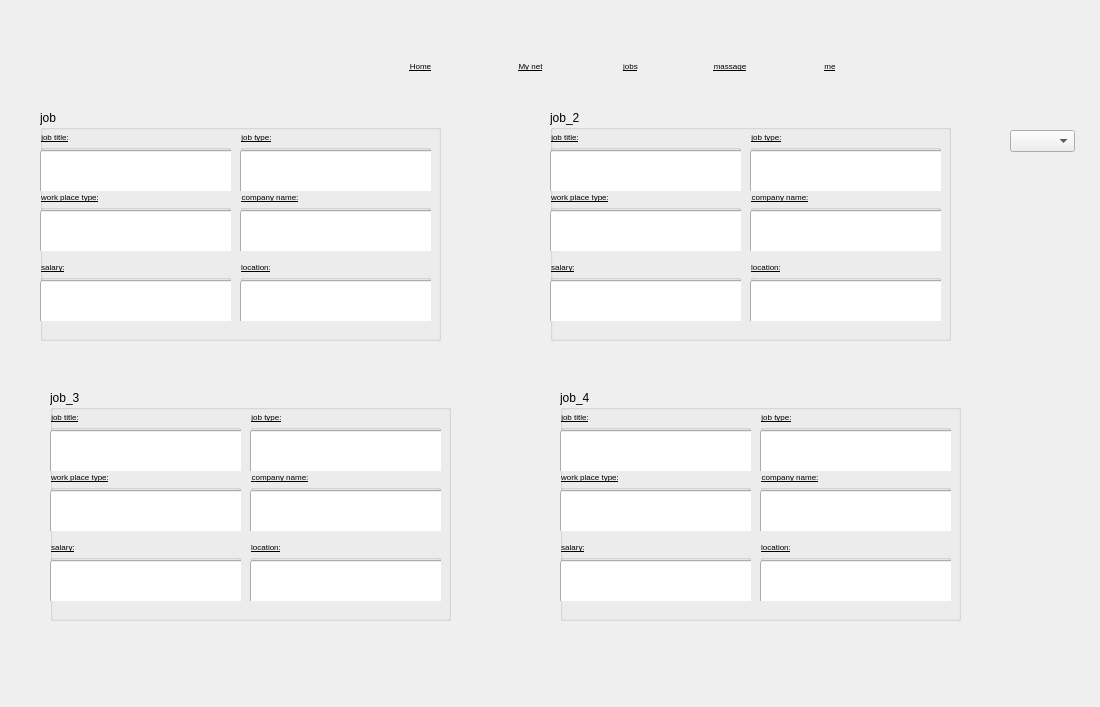
<?xml version="1.0" encoding="UTF-8"?>
<ui version="4.0">
 <class>jobs</class>
 <widget class="QDialog" name="jobs">
  <property name="geometry">
   <rect>
    <x>0</x>
    <y>0</y>
    <width>1100</width>
    <height>707</height>
   </rect>
  </property>
  <property name="windowTitle">
   <string>Dialog</string>
  </property>
  <widget class="QPushButton" name="pushButton_2">
   <property name="geometry">
    <rect>
     <x>490</x>
     <y>50</y>
     <width>81</width>
     <height>31</height>
    </rect>
   </property>
   <property name="font">
    <font>
     <pointsize>6</pointsize>
     <underline>true</underline>
    </font>
   </property>
   <property name="text">
    <string>My net</string>
   </property>
   <property name="flat">
    <bool>true</bool>
   </property>
  </widget>
  <widget class="QPushButton" name="pushButton_3">
   <property name="geometry">
    <rect>
     <x>590</x>
     <y>50</y>
     <width>81</width>
     <height>31</height>
    </rect>
   </property>
   <property name="font">
    <font>
     <pointsize>6</pointsize>
     <underline>true</underline>
    </font>
   </property>
   <property name="text">
    <string>jobs</string>
   </property>
   <property name="flat">
    <bool>true</bool>
   </property>
  </widget>
  <widget class="QLabel" name="label_3">
   <property name="geometry">
    <rect>
     <x>606</x>
     <y>23</y>
     <width>61</width>
     <height>31</height>
    </rect>
   </property>
   <property name="text">
    <string/>
   </property>
  </widget>
  <widget class="QLabel" name="label_5">
   <property name="geometry">
    <rect>
     <x>820</x>
     <y>30</y>
     <width>51</width>
     <height>31</height>
    </rect>
   </property>
   <property name="accessibleName">
    <string>&lt;html&gt;&lt;head/&gt;&lt;body&gt;&lt;p&gt;&lt;span style=&quot; font-size:6pt;&quot;&gt;me&lt;/span&gt;&lt;/p&gt;&lt;/body&gt;&lt;/html&gt;</string>
   </property>
   <property name="text">
    <string/>
   </property>
  </widget>
  <widget class="QPushButton" name="pushButton_4">
   <property name="enabled">
    <bool>true</bool>
   </property>
   <property name="geometry">
    <rect>
     <x>690</x>
     <y>50</y>
     <width>80</width>
     <height>31</height>
    </rect>
   </property>
   <property name="font">
    <font>
     <pointsize>6</pointsize>
     <underline>true</underline>
    </font>
   </property>
   <property name="acceptDrops">
    <bool>false</bool>
   </property>
   <property name="layoutDirection">
    <enum>Qt::LeftToRight</enum>
   </property>
   <property name="text">
    <string>massage</string>
   </property>
   <property name="flat">
    <bool>true</bool>
   </property>
  </widget>
  <widget class="QLabel" name="label">
   <property name="geometry">
    <rect>
     <x>406</x>
     <y>23</y>
     <width>61</width>
     <height>31</height>
    </rect>
   </property>
   <property name="text">
    <string/>
   </property>
  </widget>
  <widget class="QLabel" name="label_2">
   <property name="geometry">
    <rect>
     <x>506</x>
     <y>23</y>
     <width>61</width>
     <height>31</height>
    </rect>
   </property>
   <property name="text">
    <string/>
   </property>
  </widget>
  <widget class="QLabel" name="label_4">
   <property name="geometry">
    <rect>
     <x>706</x>
     <y>23</y>
     <width>61</width>
     <height>31</height>
    </rect>
   </property>
   <property name="text">
    <string/>
   </property>
  </widget>
  <widget class="QPushButton" name="pushButton">
   <property name="enabled">
    <bool>true</bool>
   </property>
   <property name="geometry">
    <rect>
     <x>380</x>
     <y>50</y>
     <width>81</width>
     <height>31</height>
    </rect>
   </property>
   <property name="font">
    <font>
     <pointsize>6</pointsize>
     <underline>true</underline>
    </font>
   </property>
   <property name="text">
    <string>Home</string>
   </property>
   <property name="flat">
    <bool>true</bool>
   </property>
  </widget>
  <widget class="QLabel" name="label_6">
   <property name="geometry">
    <rect>
     <x>10</x>
     <y>10</y>
     <width>47</width>
     <height>31</height>
    </rect>
   </property>
   <property name="text">
    <string/>
   </property>
  </widget>
  <widget class="QPushButton" name="pushButton_5">
   <property name="enabled">
    <bool>true</bool>
   </property>
   <property name="geometry">
    <rect>
     <x>790</x>
     <y>50</y>
     <width>80</width>
     <height>31</height>
    </rect>
   </property>
   <property name="font">
    <font>
     <pointsize>6</pointsize>
     <underline>true</underline>
    </font>
   </property>
   <property name="acceptDrops">
    <bool>false</bool>
   </property>
   <property name="layoutDirection">
    <enum>Qt::LeftToRight</enum>
   </property>
   <property name="text">
    <string>me</string>
   </property>
   <property name="flat">
    <bool>true</bool>
   </property>
  </widget>
  <widget class="QComboBox" name="comboBox">
   <property name="geometry">
    <rect>
     <x>1010</x>
     <y>130</y>
     <width>65</width>
     <height>22</height>
    </rect>
   </property>
   <property name="font">
    <font>
     <pointsize>5</pointsize>
    </font>
   </property>
  </widget>
  <widget class="QGroupBox" name="groupBox">
   <property name="geometry">
    <rect>
     <x>40</x>
     <y>110</y>
     <width>401</width>
     <height>231</height>
    </rect>
   </property>
   <property name="title">
    <string>job</string>
   </property>
   <widget class="QGroupBox" name="groupBox_29">
    <property name="geometry">
     <rect>
      <x>0</x>
      <y>150</y>
      <width>191</width>
      <height>61</height>
     </rect>
    </property>
    <property name="font">
     <font>
      <pointsize>6</pointsize>
      <underline>true</underline>
     </font>
    </property>
    <property name="styleSheet">
     <string notr="true">color: rgb(0, 0, 0);</string>
    </property>
    <property name="title">
     <string>salary:</string>
    </property>
    <property name="flat">
     <bool>false</bool>
    </property>
    <widget class="QLineEdit" name="lineEdit_26">
     <property name="geometry">
      <rect>
       <x>0</x>
       <y>20</y>
       <width>291</width>
       <height>51</height>
      </rect>
     </property>
     <property name="font">
      <font>
       <pointsize>6</pointsize>
       <underline>true</underline>
      </font>
     </property>
    </widget>
   </widget>
   <widget class="QGroupBox" name="groupBox_30">
    <property name="geometry">
     <rect>
      <x>0</x>
      <y>80</y>
      <width>191</width>
      <height>61</height>
     </rect>
    </property>
    <property name="font">
     <font>
      <pointsize>6</pointsize>
      <underline>true</underline>
     </font>
    </property>
    <property name="styleSheet">
     <string notr="true">color: rgb(0, 0, 0);</string>
    </property>
    <property name="title">
     <string>work place type:</string>
    </property>
    <property name="flat">
     <bool>false</bool>
    </property>
    <widget class="QLineEdit" name="lineEdit_27">
     <property name="geometry">
      <rect>
       <x>0</x>
       <y>20</y>
       <width>291</width>
       <height>51</height>
      </rect>
     </property>
     <property name="font">
      <font>
       <pointsize>6</pointsize>
       <underline>true</underline>
      </font>
     </property>
    </widget>
   </widget>
   <widget class="QGroupBox" name="groupBox_31">
    <property name="geometry">
     <rect>
      <x>0</x>
      <y>20</y>
      <width>191</width>
      <height>61</height>
     </rect>
    </property>
    <property name="font">
     <font>
      <pointsize>6</pointsize>
      <underline>true</underline>
     </font>
    </property>
    <property name="styleSheet">
     <string notr="true">color: rgb(0, 0, 0);</string>
    </property>
    <property name="title">
     <string>job title:</string>
    </property>
    <property name="flat">
     <bool>false</bool>
    </property>
    <widget class="QLineEdit" name="lineEdit_28">
     <property name="geometry">
      <rect>
       <x>0</x>
       <y>20</y>
       <width>291</width>
       <height>51</height>
      </rect>
     </property>
     <property name="font">
      <font>
       <pointsize>6</pointsize>
       <underline>true</underline>
      </font>
     </property>
    </widget>
   </widget>
   <widget class="QGroupBox" name="groupBox_32">
    <property name="geometry">
     <rect>
      <x>200</x>
      <y>20</y>
      <width>191</width>
      <height>61</height>
     </rect>
    </property>
    <property name="font">
     <font>
      <pointsize>6</pointsize>
      <underline>true</underline>
     </font>
    </property>
    <property name="styleSheet">
     <string notr="true">color: rgb(0, 0, 0);</string>
    </property>
    <property name="title">
     <string>job type:</string>
    </property>
    <property name="flat">
     <bool>false</bool>
    </property>
    <widget class="QLineEdit" name="lineEdit_29">
     <property name="geometry">
      <rect>
       <x>0</x>
       <y>20</y>
       <width>291</width>
       <height>51</height>
      </rect>
     </property>
     <property name="font">
      <font>
       <pointsize>6</pointsize>
       <underline>true</underline>
      </font>
     </property>
    </widget>
   </widget>
   <widget class="QGroupBox" name="groupBox_33">
    <property name="geometry">
     <rect>
      <x>200</x>
      <y>80</y>
      <width>191</width>
      <height>61</height>
     </rect>
    </property>
    <property name="font">
     <font>
      <pointsize>6</pointsize>
      <underline>true</underline>
     </font>
    </property>
    <property name="styleSheet">
     <string notr="true">color: rgb(0, 0, 0);</string>
    </property>
    <property name="title">
     <string>company name:</string>
    </property>
    <property name="flat">
     <bool>false</bool>
    </property>
    <widget class="QLineEdit" name="lineEdit_30">
     <property name="geometry">
      <rect>
       <x>0</x>
       <y>20</y>
       <width>291</width>
       <height>51</height>
      </rect>
     </property>
     <property name="font">
      <font>
       <pointsize>6</pointsize>
       <underline>true</underline>
      </font>
     </property>
    </widget>
   </widget>
   <widget class="QGroupBox" name="groupBox_34">
    <property name="geometry">
     <rect>
      <x>200</x>
      <y>150</y>
      <width>191</width>
      <height>61</height>
     </rect>
    </property>
    <property name="font">
     <font>
      <pointsize>6</pointsize>
      <underline>true</underline>
     </font>
    </property>
    <property name="styleSheet">
     <string notr="true">color: rgb(0, 0, 0);</string>
    </property>
    <property name="title">
     <string>location:</string>
    </property>
    <property name="flat">
     <bool>false</bool>
    </property>
    <widget class="QLineEdit" name="lineEdit_31">
     <property name="geometry">
      <rect>
       <x>0</x>
       <y>20</y>
       <width>291</width>
       <height>51</height>
      </rect>
     </property>
     <property name="font">
      <font>
       <pointsize>6</pointsize>
       <underline>true</underline>
      </font>
     </property>
    </widget>
   </widget>
  </widget>
  <widget class="QGroupBox" name="groupBox_2">
   <property name="geometry">
    <rect>
     <x>550</x>
     <y>110</y>
     <width>401</width>
     <height>231</height>
    </rect>
   </property>
   <property name="title">
    <string>job_2</string>
   </property>
   <widget class="QGroupBox" name="groupBox_35">
    <property name="geometry">
     <rect>
      <x>0</x>
      <y>150</y>
      <width>191</width>
      <height>61</height>
     </rect>
    </property>
    <property name="font">
     <font>
      <pointsize>6</pointsize>
      <underline>true</underline>
     </font>
    </property>
    <property name="styleSheet">
     <string notr="true">color: rgb(0, 0, 0);</string>
    </property>
    <property name="title">
     <string>salary:</string>
    </property>
    <property name="flat">
     <bool>false</bool>
    </property>
    <widget class="QLineEdit" name="lineEdit_32">
     <property name="geometry">
      <rect>
       <x>0</x>
       <y>20</y>
       <width>291</width>
       <height>51</height>
      </rect>
     </property>
     <property name="font">
      <font>
       <pointsize>6</pointsize>
       <underline>true</underline>
      </font>
     </property>
    </widget>
   </widget>
   <widget class="QGroupBox" name="groupBox_36">
    <property name="geometry">
     <rect>
      <x>0</x>
      <y>80</y>
      <width>191</width>
      <height>61</height>
     </rect>
    </property>
    <property name="font">
     <font>
      <pointsize>6</pointsize>
      <underline>true</underline>
     </font>
    </property>
    <property name="styleSheet">
     <string notr="true">color: rgb(0, 0, 0);</string>
    </property>
    <property name="title">
     <string>work place type:</string>
    </property>
    <property name="flat">
     <bool>false</bool>
    </property>
    <widget class="QLineEdit" name="lineEdit_33">
     <property name="geometry">
      <rect>
       <x>0</x>
       <y>20</y>
       <width>291</width>
       <height>51</height>
      </rect>
     </property>
     <property name="font">
      <font>
       <pointsize>6</pointsize>
       <underline>true</underline>
      </font>
     </property>
    </widget>
   </widget>
   <widget class="QGroupBox" name="groupBox_37">
    <property name="geometry">
     <rect>
      <x>0</x>
      <y>20</y>
      <width>191</width>
      <height>61</height>
     </rect>
    </property>
    <property name="font">
     <font>
      <pointsize>6</pointsize>
      <underline>true</underline>
     </font>
    </property>
    <property name="styleSheet">
     <string notr="true">color: rgb(0, 0, 0);</string>
    </property>
    <property name="title">
     <string>job title:</string>
    </property>
    <property name="flat">
     <bool>false</bool>
    </property>
    <widget class="QLineEdit" name="lineEdit_34">
     <property name="geometry">
      <rect>
       <x>0</x>
       <y>20</y>
       <width>291</width>
       <height>51</height>
      </rect>
     </property>
     <property name="font">
      <font>
       <pointsize>6</pointsize>
       <underline>true</underline>
      </font>
     </property>
    </widget>
   </widget>
   <widget class="QGroupBox" name="groupBox_38">
    <property name="geometry">
     <rect>
      <x>200</x>
      <y>20</y>
      <width>191</width>
      <height>61</height>
     </rect>
    </property>
    <property name="font">
     <font>
      <pointsize>6</pointsize>
      <underline>true</underline>
     </font>
    </property>
    <property name="styleSheet">
     <string notr="true">color: rgb(0, 0, 0);</string>
    </property>
    <property name="title">
     <string>job type:</string>
    </property>
    <property name="flat">
     <bool>false</bool>
    </property>
    <widget class="QLineEdit" name="lineEdit_35">
     <property name="geometry">
      <rect>
       <x>0</x>
       <y>20</y>
       <width>291</width>
       <height>51</height>
      </rect>
     </property>
     <property name="font">
      <font>
       <pointsize>6</pointsize>
       <underline>true</underline>
      </font>
     </property>
    </widget>
   </widget>
   <widget class="QGroupBox" name="groupBox_39">
    <property name="geometry">
     <rect>
      <x>200</x>
      <y>80</y>
      <width>191</width>
      <height>61</height>
     </rect>
    </property>
    <property name="font">
     <font>
      <pointsize>6</pointsize>
      <underline>true</underline>
     </font>
    </property>
    <property name="styleSheet">
     <string notr="true">color: rgb(0, 0, 0);</string>
    </property>
    <property name="title">
     <string>company name:</string>
    </property>
    <property name="flat">
     <bool>false</bool>
    </property>
    <widget class="QLineEdit" name="lineEdit_36">
     <property name="geometry">
      <rect>
       <x>0</x>
       <y>20</y>
       <width>291</width>
       <height>51</height>
      </rect>
     </property>
     <property name="font">
      <font>
       <pointsize>6</pointsize>
       <underline>true</underline>
      </font>
     </property>
    </widget>
   </widget>
   <widget class="QGroupBox" name="groupBox_40">
    <property name="geometry">
     <rect>
      <x>200</x>
      <y>150</y>
      <width>191</width>
      <height>61</height>
     </rect>
    </property>
    <property name="font">
     <font>
      <pointsize>6</pointsize>
      <underline>true</underline>
     </font>
    </property>
    <property name="styleSheet">
     <string notr="true">color: rgb(0, 0, 0);</string>
    </property>
    <property name="title">
     <string>location:</string>
    </property>
    <property name="flat">
     <bool>false</bool>
    </property>
    <widget class="QLineEdit" name="lineEdit_37">
     <property name="geometry">
      <rect>
       <x>0</x>
       <y>20</y>
       <width>291</width>
       <height>51</height>
      </rect>
     </property>
     <property name="font">
      <font>
       <pointsize>6</pointsize>
       <underline>true</underline>
      </font>
     </property>
    </widget>
   </widget>
  </widget>
  <widget class="QGroupBox" name="groupBox_3">
   <property name="geometry">
    <rect>
     <x>50</x>
     <y>390</y>
     <width>401</width>
     <height>231</height>
    </rect>
   </property>
   <property name="title">
    <string>job_3</string>
   </property>
   <widget class="QGroupBox" name="groupBox_41">
    <property name="geometry">
     <rect>
      <x>0</x>
      <y>150</y>
      <width>191</width>
      <height>61</height>
     </rect>
    </property>
    <property name="font">
     <font>
      <pointsize>6</pointsize>
      <underline>true</underline>
     </font>
    </property>
    <property name="styleSheet">
     <string notr="true">color: rgb(0, 0, 0);</string>
    </property>
    <property name="title">
     <string>salary:</string>
    </property>
    <property name="flat">
     <bool>false</bool>
    </property>
    <widget class="QLineEdit" name="lineEdit_38">
     <property name="geometry">
      <rect>
       <x>0</x>
       <y>20</y>
       <width>291</width>
       <height>51</height>
      </rect>
     </property>
     <property name="font">
      <font>
       <pointsize>6</pointsize>
       <underline>true</underline>
      </font>
     </property>
    </widget>
   </widget>
   <widget class="QGroupBox" name="groupBox_42">
    <property name="geometry">
     <rect>
      <x>0</x>
      <y>80</y>
      <width>191</width>
      <height>61</height>
     </rect>
    </property>
    <property name="font">
     <font>
      <pointsize>6</pointsize>
      <underline>true</underline>
     </font>
    </property>
    <property name="styleSheet">
     <string notr="true">color: rgb(0, 0, 0);</string>
    </property>
    <property name="title">
     <string>work place type:</string>
    </property>
    <property name="flat">
     <bool>false</bool>
    </property>
    <widget class="QLineEdit" name="lineEdit_39">
     <property name="geometry">
      <rect>
       <x>0</x>
       <y>20</y>
       <width>291</width>
       <height>51</height>
      </rect>
     </property>
     <property name="font">
      <font>
       <pointsize>6</pointsize>
       <underline>true</underline>
      </font>
     </property>
    </widget>
   </widget>
   <widget class="QGroupBox" name="groupBox_43">
    <property name="geometry">
     <rect>
      <x>0</x>
      <y>20</y>
      <width>191</width>
      <height>61</height>
     </rect>
    </property>
    <property name="font">
     <font>
      <pointsize>6</pointsize>
      <underline>true</underline>
     </font>
    </property>
    <property name="styleSheet">
     <string notr="true">color: rgb(0, 0, 0);</string>
    </property>
    <property name="title">
     <string>job title:</string>
    </property>
    <property name="flat">
     <bool>false</bool>
    </property>
    <widget class="QLineEdit" name="lineEdit_40">
     <property name="geometry">
      <rect>
       <x>0</x>
       <y>20</y>
       <width>291</width>
       <height>51</height>
      </rect>
     </property>
     <property name="font">
      <font>
       <pointsize>6</pointsize>
       <underline>true</underline>
      </font>
     </property>
    </widget>
   </widget>
   <widget class="QGroupBox" name="groupBox_44">
    <property name="geometry">
     <rect>
      <x>200</x>
      <y>20</y>
      <width>191</width>
      <height>61</height>
     </rect>
    </property>
    <property name="font">
     <font>
      <pointsize>6</pointsize>
      <underline>true</underline>
     </font>
    </property>
    <property name="styleSheet">
     <string notr="true">color: rgb(0, 0, 0);</string>
    </property>
    <property name="title">
     <string>job type:</string>
    </property>
    <property name="flat">
     <bool>false</bool>
    </property>
    <widget class="QLineEdit" name="lineEdit_41">
     <property name="geometry">
      <rect>
       <x>0</x>
       <y>20</y>
       <width>291</width>
       <height>51</height>
      </rect>
     </property>
     <property name="font">
      <font>
       <pointsize>6</pointsize>
       <underline>true</underline>
      </font>
     </property>
    </widget>
   </widget>
   <widget class="QGroupBox" name="groupBox_45">
    <property name="geometry">
     <rect>
      <x>200</x>
      <y>80</y>
      <width>191</width>
      <height>61</height>
     </rect>
    </property>
    <property name="font">
     <font>
      <pointsize>6</pointsize>
      <underline>true</underline>
     </font>
    </property>
    <property name="styleSheet">
     <string notr="true">color: rgb(0, 0, 0);</string>
    </property>
    <property name="title">
     <string>company name:</string>
    </property>
    <property name="flat">
     <bool>false</bool>
    </property>
    <widget class="QLineEdit" name="lineEdit_42">
     <property name="geometry">
      <rect>
       <x>0</x>
       <y>20</y>
       <width>291</width>
       <height>51</height>
      </rect>
     </property>
     <property name="font">
      <font>
       <pointsize>6</pointsize>
       <underline>true</underline>
      </font>
     </property>
    </widget>
   </widget>
   <widget class="QGroupBox" name="groupBox_46">
    <property name="geometry">
     <rect>
      <x>200</x>
      <y>150</y>
      <width>191</width>
      <height>61</height>
     </rect>
    </property>
    <property name="font">
     <font>
      <pointsize>6</pointsize>
      <underline>true</underline>
     </font>
    </property>
    <property name="styleSheet">
     <string notr="true">color: rgb(0, 0, 0);</string>
    </property>
    <property name="title">
     <string>location:</string>
    </property>
    <property name="flat">
     <bool>false</bool>
    </property>
    <widget class="QLineEdit" name="lineEdit_43">
     <property name="geometry">
      <rect>
       <x>0</x>
       <y>20</y>
       <width>291</width>
       <height>51</height>
      </rect>
     </property>
     <property name="font">
      <font>
       <pointsize>6</pointsize>
       <underline>true</underline>
      </font>
     </property>
    </widget>
   </widget>
  </widget>
  <widget class="QGroupBox" name="groupBox_4">
   <property name="geometry">
    <rect>
     <x>560</x>
     <y>390</y>
     <width>401</width>
     <height>231</height>
    </rect>
   </property>
   <property name="title">
    <string>job_4</string>
   </property>
   <widget class="QGroupBox" name="groupBox_47">
    <property name="geometry">
     <rect>
      <x>0</x>
      <y>150</y>
      <width>191</width>
      <height>61</height>
     </rect>
    </property>
    <property name="font">
     <font>
      <pointsize>6</pointsize>
      <underline>true</underline>
     </font>
    </property>
    <property name="styleSheet">
     <string notr="true">color: rgb(0, 0, 0);</string>
    </property>
    <property name="title">
     <string>salary:</string>
    </property>
    <property name="flat">
     <bool>false</bool>
    </property>
    <widget class="QLineEdit" name="lineEdit_44">
     <property name="geometry">
      <rect>
       <x>0</x>
       <y>20</y>
       <width>291</width>
       <height>51</height>
      </rect>
     </property>
     <property name="font">
      <font>
       <pointsize>6</pointsize>
       <underline>true</underline>
      </font>
     </property>
    </widget>
   </widget>
   <widget class="QGroupBox" name="groupBox_48">
    <property name="geometry">
     <rect>
      <x>0</x>
      <y>80</y>
      <width>191</width>
      <height>61</height>
     </rect>
    </property>
    <property name="font">
     <font>
      <pointsize>6</pointsize>
      <underline>true</underline>
     </font>
    </property>
    <property name="styleSheet">
     <string notr="true">color: rgb(0, 0, 0);</string>
    </property>
    <property name="title">
     <string>work place type:</string>
    </property>
    <property name="flat">
     <bool>false</bool>
    </property>
    <widget class="QLineEdit" name="lineEdit_45">
     <property name="geometry">
      <rect>
       <x>0</x>
       <y>20</y>
       <width>291</width>
       <height>51</height>
      </rect>
     </property>
     <property name="font">
      <font>
       <pointsize>6</pointsize>
       <underline>true</underline>
      </font>
     </property>
    </widget>
   </widget>
   <widget class="QGroupBox" name="groupBox_49">
    <property name="geometry">
     <rect>
      <x>0</x>
      <y>20</y>
      <width>191</width>
      <height>61</height>
     </rect>
    </property>
    <property name="font">
     <font>
      <pointsize>6</pointsize>
      <underline>true</underline>
     </font>
    </property>
    <property name="styleSheet">
     <string notr="true">color: rgb(0, 0, 0);</string>
    </property>
    <property name="title">
     <string>job title:</string>
    </property>
    <property name="flat">
     <bool>false</bool>
    </property>
    <widget class="QLineEdit" name="lineEdit_46">
     <property name="geometry">
      <rect>
       <x>0</x>
       <y>20</y>
       <width>291</width>
       <height>51</height>
      </rect>
     </property>
     <property name="font">
      <font>
       <pointsize>6</pointsize>
       <underline>true</underline>
      </font>
     </property>
    </widget>
   </widget>
   <widget class="QGroupBox" name="groupBox_50">
    <property name="geometry">
     <rect>
      <x>200</x>
      <y>20</y>
      <width>191</width>
      <height>61</height>
     </rect>
    </property>
    <property name="font">
     <font>
      <pointsize>6</pointsize>
      <underline>true</underline>
     </font>
    </property>
    <property name="styleSheet">
     <string notr="true">color: rgb(0, 0, 0);</string>
    </property>
    <property name="title">
     <string>job type:</string>
    </property>
    <property name="flat">
     <bool>false</bool>
    </property>
    <widget class="QLineEdit" name="lineEdit_47">
     <property name="geometry">
      <rect>
       <x>0</x>
       <y>20</y>
       <width>291</width>
       <height>51</height>
      </rect>
     </property>
     <property name="font">
      <font>
       <pointsize>6</pointsize>
       <underline>true</underline>
      </font>
     </property>
    </widget>
   </widget>
   <widget class="QGroupBox" name="groupBox_51">
    <property name="geometry">
     <rect>
      <x>200</x>
      <y>80</y>
      <width>191</width>
      <height>61</height>
     </rect>
    </property>
    <property name="font">
     <font>
      <pointsize>6</pointsize>
      <underline>true</underline>
     </font>
    </property>
    <property name="styleSheet">
     <string notr="true">color: rgb(0, 0, 0);</string>
    </property>
    <property name="title">
     <string>company name:</string>
    </property>
    <property name="flat">
     <bool>false</bool>
    </property>
    <widget class="QLineEdit" name="lineEdit_48">
     <property name="geometry">
      <rect>
       <x>0</x>
       <y>20</y>
       <width>291</width>
       <height>51</height>
      </rect>
     </property>
     <property name="font">
      <font>
       <pointsize>6</pointsize>
       <underline>true</underline>
      </font>
     </property>
    </widget>
   </widget>
   <widget class="QGroupBox" name="groupBox_52">
    <property name="geometry">
     <rect>
      <x>200</x>
      <y>150</y>
      <width>191</width>
      <height>61</height>
     </rect>
    </property>
    <property name="font">
     <font>
      <pointsize>6</pointsize>
      <underline>true</underline>
     </font>
    </property>
    <property name="styleSheet">
     <string notr="true">color: rgb(0, 0, 0);</string>
    </property>
    <property name="title">
     <string>location:</string>
    </property>
    <property name="flat">
     <bool>false</bool>
    </property>
    <widget class="QLineEdit" name="lineEdit_49">
     <property name="geometry">
      <rect>
       <x>0</x>
       <y>20</y>
       <width>291</width>
       <height>51</height>
      </rect>
     </property>
     <property name="font">
      <font>
       <pointsize>6</pointsize>
       <underline>true</underline>
      </font>
     </property>
    </widget>
   </widget>
  </widget>
 </widget>
 <resources/>
 <connections/>
</ui>
